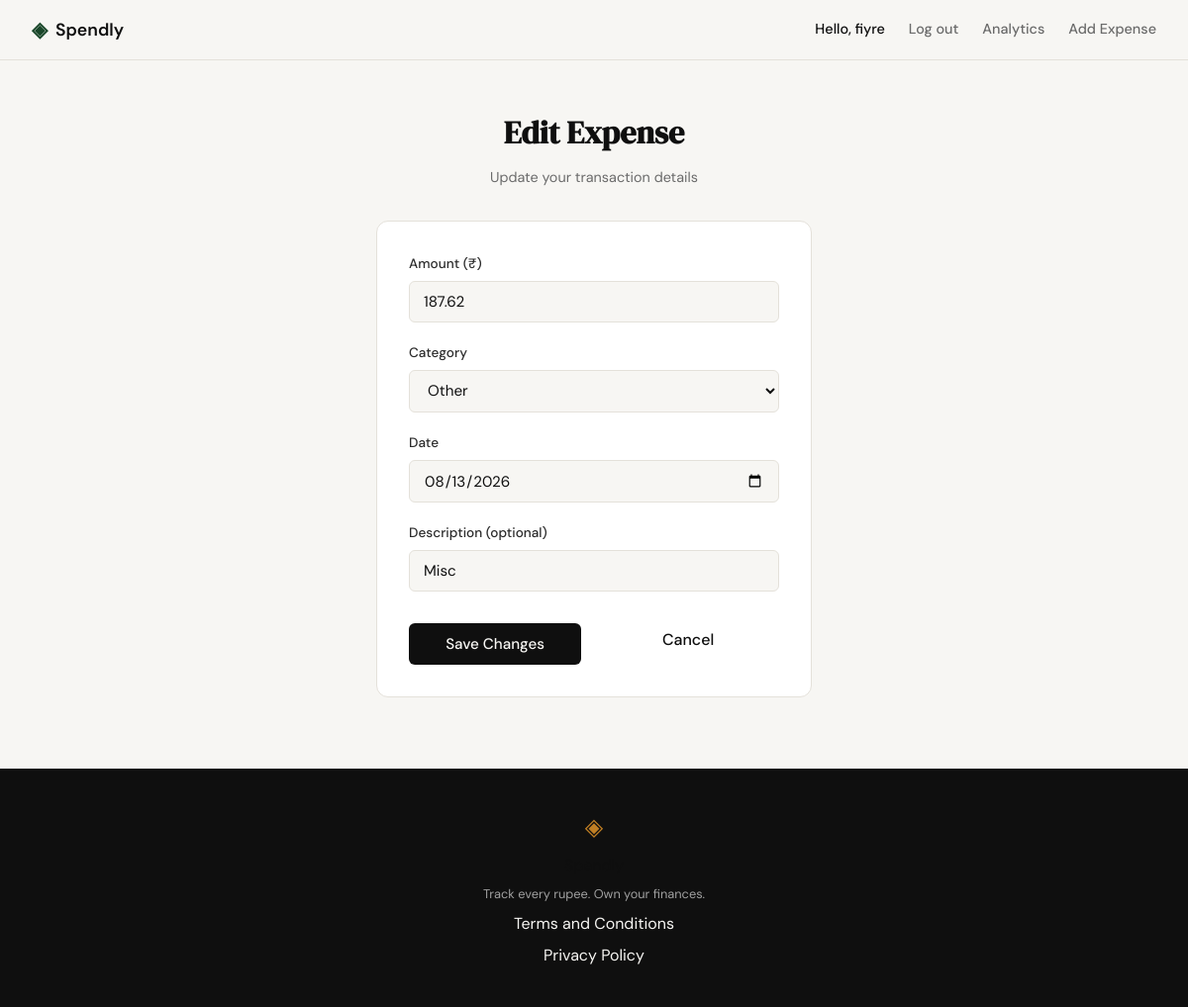
Before: /expenses/19/edit (signed in) with the older database file.
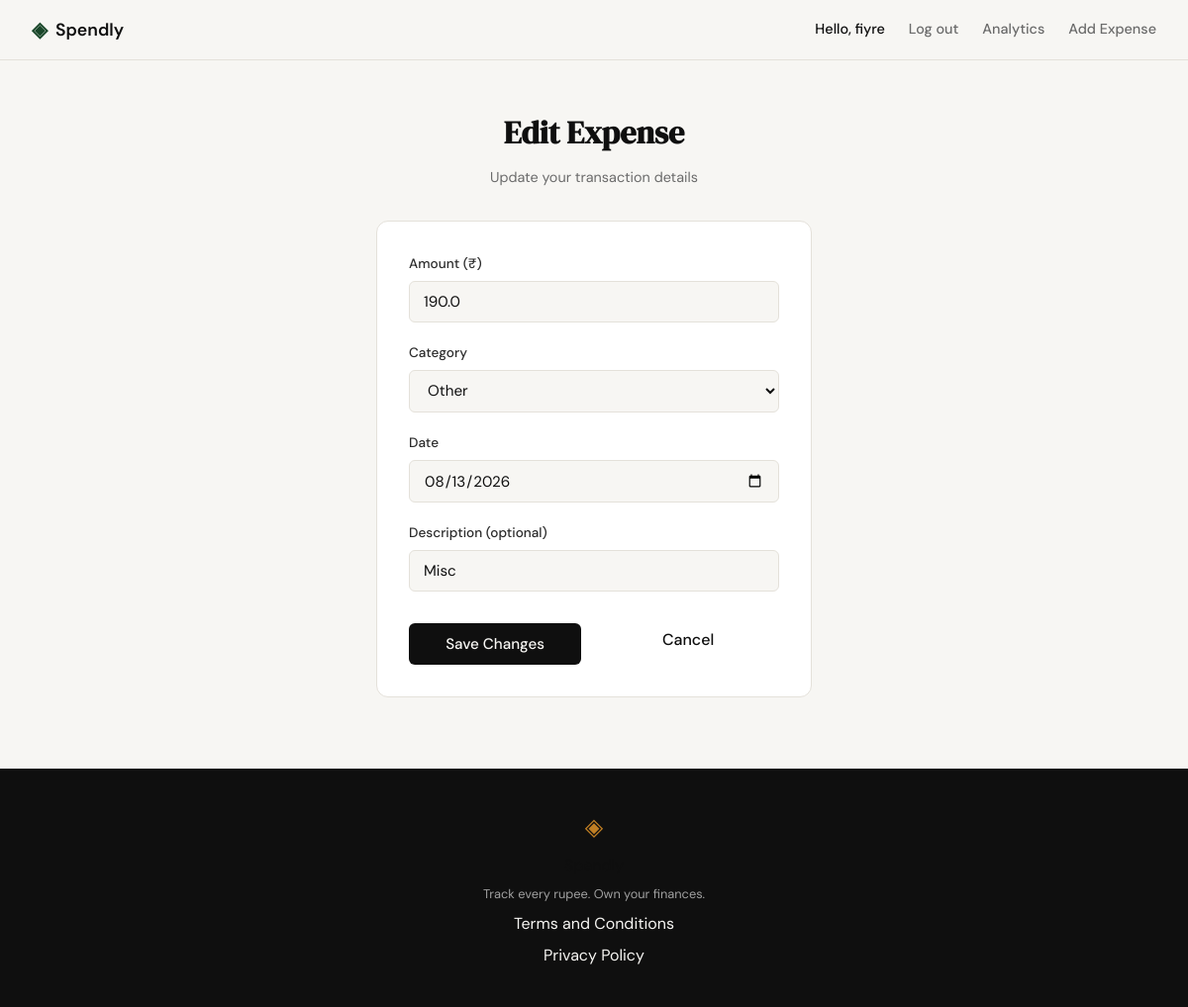
After: the same page with the newer database file.
### tables this page shows
CREATE TABLE expenses (
            id INTEGER PRIMARY KEY AUTOINCREMENT,
            user_id INTEGER NOT NULL REFERENCES users(id),
            amount REAL NOT NULL,
            category TEXT NOT NULL,
            date TEXT NOT NULL,
            description TEXT,
            created_at TEXT DEFAULT (datetime('now'))
        );

### app.py (the view, shortened to what this page needs)
@app.route("/expenses/<int:id>/edit", methods=["GET", "POST"])
def edit_expense(id):
    user_id = session.get("user_id")
    if not user_id:
        flash("Please log in to edit expenses.", "warning")
        return redirect(url_for("login"))
    expense = get_expense_by_id(id, user_id)
    if not expense:
        flash("Expense not found or you don't own it.", "error")
        return redirect(url_for("profile"))
    today_str = date.today().isoformat()
    return render_template(
        "edit_expense.html",
        expense=expense,
        categories=CATEGORIES,
        today=today_str
    )

### app.py (called while the page is built)
@app.context_processor
def inject_user():
    user_id = session.get("user_id")
    if user_id:
        db = get_db()
        user = db.execute("SELECT id, name, email, created_at FROM users WHERE id = ?", (user_id,)).fetchone()
        db.close()
        if user:
            return {"user": dict(user), "request_path": request.path}
    return {"user": None, "request_path": request.path}

### database/db.py (called while the page is built)
def get_db():
    db = sqlite3.connect(DB_PATH)
    db.row_factory = sqlite3.Row
    db.execute("PRAGMA foreign_keys = ON")
    return db

def get_expense_by_id(expense_id: int, user_id: int):
    db = get_db()
    expense = db.execute(
        "SELECT id, amount, category, date, description FROM expenses "
        "WHERE id = ? AND user_id = ?",
        (expense_id, user_id)
    ).fetchone()
    db.close()
    return dict(expense) if expense else None

### templates/edit_expense.html (shortened to what this page needs)
{% extends "base.html" %}
{% block content %}
<section class="auth-section">
    <div class="auth-container">
        <div class="auth-header">
            <h1 class="auth-title">Edit Expense</h1>
            <p class="auth-subtitle">Update your transaction details</p>
        </div>
        <div class="auth-card">
            <form method="POST" action="{{ url_for('edit_expense', id=expense.id) }}">
                <div class="form-group">
                    <label for="amount">Amount (₹)</label>
                    <input type="number" id="amount" name="amount"
                           class="form-input" placeholder="0.00"
                           step="0.01" min="0.01" required
                           value="{{ expense.amount }}">
                </div>
                <div class="form-group">
                    <label for="category">Category</label>
                    <select id="category" name="category" class="form-input" required>
                        {% for cat in categories %}
                        <option value="{{ cat }}" {% if cat == expense.category %}selected{% endif %}>
                            {{ cat }}
                        </option>
                        {% endfor %}
                    </select>
                </div>
                <div class="form-group">
                    <label for="date">Date</label>
                    <input type="date" id="date" name="date"
                           class="form-input" value="{{ expense.date }}" required>
                </div>
                <div class="form-group">
                    <label for="description">Description (optional)</label>
                    <input type="text" id="description" name="description"
                           class="form-input" placeholder="Lunch at cafe"
                           value="{{ expense.description or '' }}">
                </div>
                <div class="button-group" style="display: flex; gap: 1rem; margin-top: 1.5rem;">
                    <button type="submit" class="btn-submit" style="flex: 1;">Save Changes</button>
                    <a href="{{ url_for('profile') }}" class="btn-cancel" style="flex: 1; text-align: center; display: inline-flex; align-items: center; justify-content: center; padding: 0.75rem 1rem; background-color: var(--card-bg); color: var(--text-color); border: 1px solid var(--border-color); border-radius: 8px; text-decoration: none; font-weight: 500;">Cancel</a>
                </div>
            </form>
        </div>
    </div>
</section>
{% endblock %}

Changed rows visible on the page:
changed expenses "Other": amount "187.62" → "190.0"
